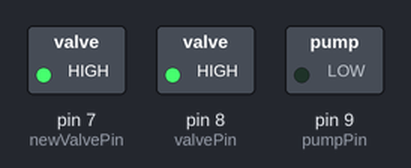
Simulated run of this sketch. Board: Arduino Uno, built with avr-gcc and run on an emulated ATmega328P. Parts: switched loads named in the sketch (green lamp = pin HIGH). What the sketch prints to the serial monitor is not drawn.

Above: at 0.1 s.
Timing chart, 0 to 1.6 s (numbered marks = the images above):
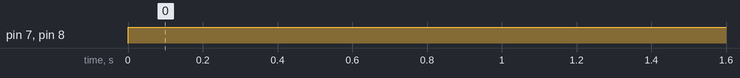

Measured:
- by itself, pin 7 (newValvePin), pin 8 (valvePin): LOW → HIGH at 0.00 s

The sketch:

LS_humidity_program_intscrub.ino
```cpp
int additional_stabilization = 0;

// Set the pin for the pump (now on a PWM pin).
const int pumpPin = 9;

// Set the pin for the main valve.
const int valvePin = 8;

// Set the pin for the new additional valve.
const int newValvePin = 7;

// The throttling value for the pump (0-255).
// 128 is approximately 50% power.
const int throttleValue = 255;

// The interval in milliseconds (5000 ms = 5 seconds)
const unsigned long interval = 3600000;

void setup() {
  // Set all three pins as outputs.
  pinMode(pumpPin, OUTPUT);
  pinMode(valvePin, OUTPUT);
  pinMode(newValvePin, OUTPUT);

  // Initialize the serial communication.
  Serial.begin(9600);

  // Start with all components off.
  digitalWrite(valvePin, LOW);
  digitalWrite(newValvePin, LOW);
  analogWrite(pumpPin, 1); // Start pump at 0 power
  Serial.println("Program started. All components are OFF.");
}

void loop() {
  // Turn all components ON
  digitalWrite(valvePin, HIGH);
  digitalWrite(newValvePin, HIGH);
  analogWrite(pumpPin, 0);
  Serial.println(1);


  // Wait for the specified interval
  delay(interval);

  // Turn all components OFF
  digitalWrite(valvePin, LOW);
  digitalWrite(newValvePin, LOW);
  analogWrite(pumpPin, throttleValue);
  Serial.println(0);

  // Wait for the same interval before looping again
  delay(interval);
}
```
